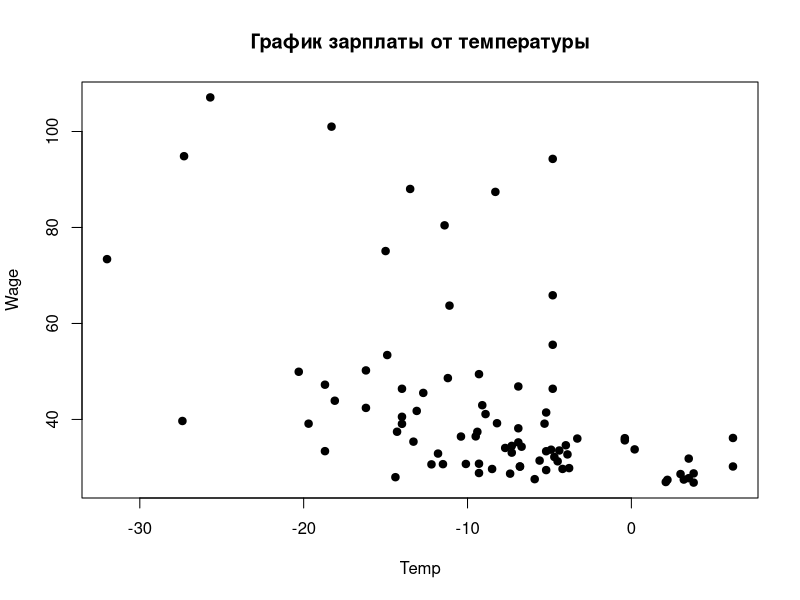
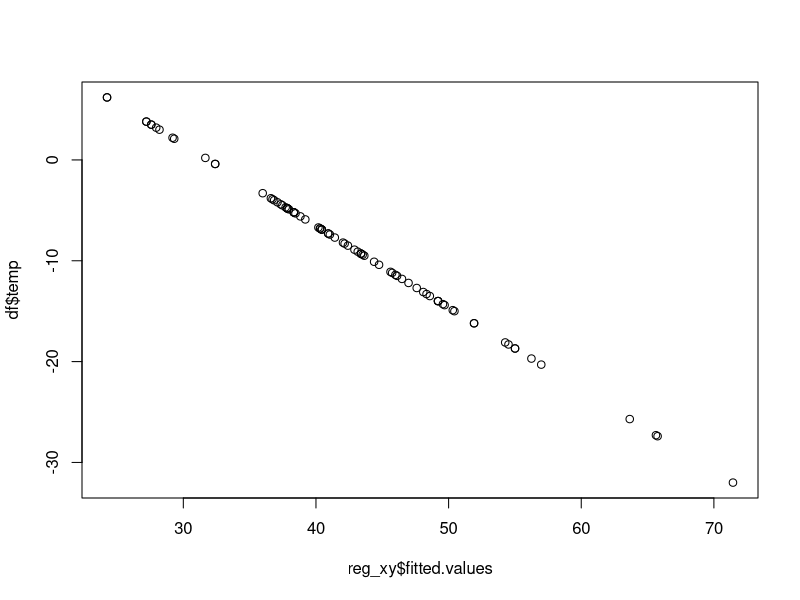

The R script that drew these images, in order: (Note: this script raises an error after producing the figures.)
setwd(dirname(rstudioapi::getActiveDocumentContext()$path))
df <- read.delim("temp_wage.tsv", skip = 3)
plot(y = df$wage, x = df$temp, xlab = "Temp", ylab = "Wage", type = "p",
main = "График зарплаты от температуры", pch = 19, col = "#000000")
#график зарплаты от температуры
cor_xy <- cor(df$temp, df$wage) # считаем корреляцию температуры и зарплаты
reg_xy <- lm(df$wage ~ df$temp) # строим регрессию
reg_yx <- lm(df$temp ~ df$wage) # снова строим регрессию
summary_1 <- summary(reg_xy) # коэф r^2 будет сейм для них
summary_2 <- summary(reg_yx)
plot(y = df$temp, x = reg_xy$fitted.values)
r_quad <- 0.2591 # Достали ручками r^2
is_true <- round(summary_$r.squared, digits = 7) ==
           round(cor_xy * cor_xy, digits = 7)
# проверили что r^2 == cor_xy^2
abline(reg_xy, col = "red")
plot(x = df$wage, y = reg_xy$fitted.values,
xlab = "Wage", ylab = "Regression", type = "p",
main = "Фактическая зарплата от расчётных значений зарплаты",
pch = 19, col = "#000000")
abline(c(0, 1), col = "red")
is_true <- round(summary_1$r.squared, digits = 7) ==
           round(summary_2$r.squared, digits = 7)
a1 <- summary_1$coefficients[1]
b1 <- summary_1$coefficients[2]
b2 <- summary_2$coefficients[2]
a2 <- -summary_2$coefficients[1] / b2
b2 <- 1 / b2
abline(c(a1, b1), col = "red")
abline(c(a2, b2), col = "green")
abline(v = mean(df$temp), col = "purple")
abline(h = mean(df$wage), col = "purple")
